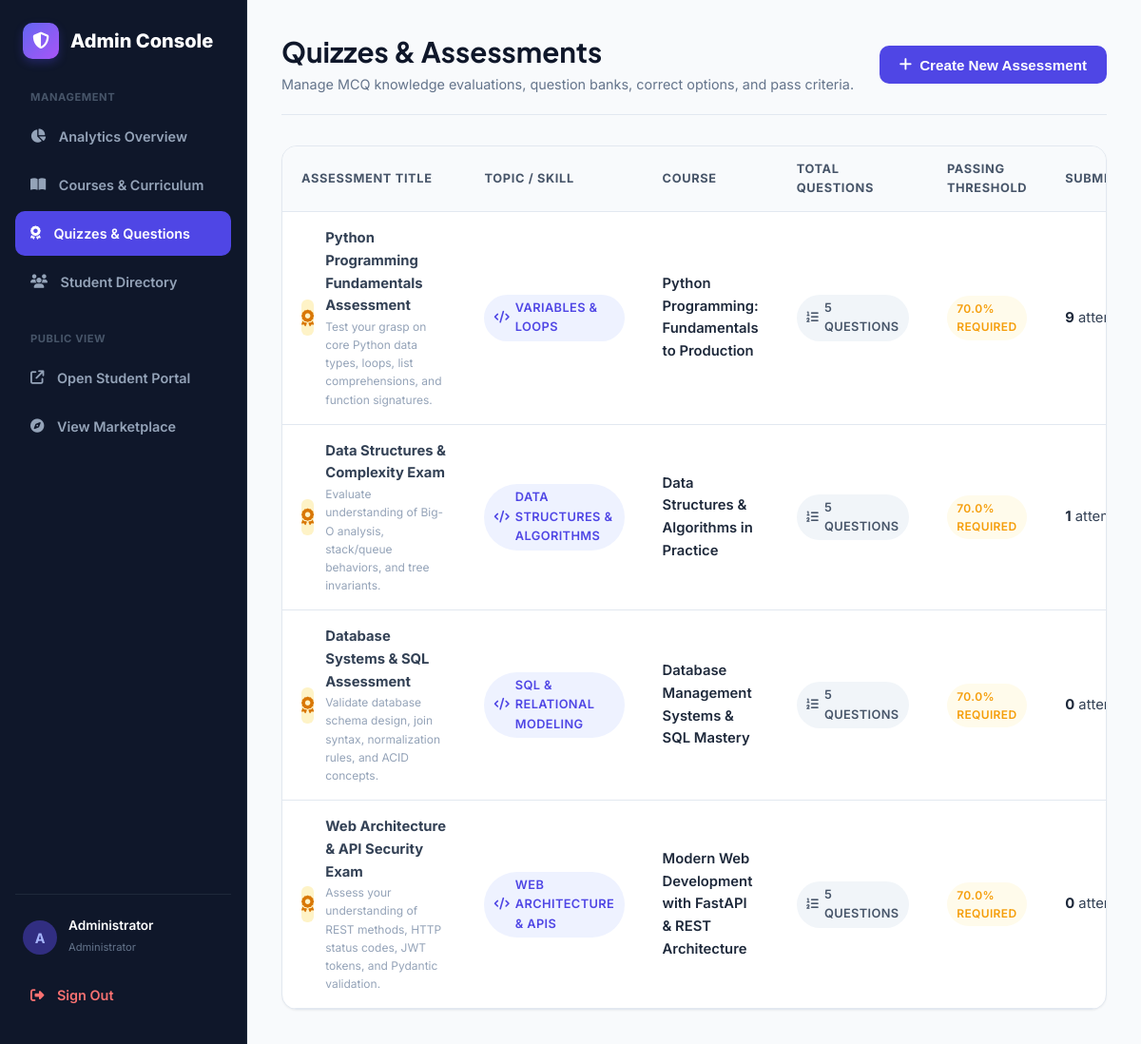
The page /admin/assessments (signed in) on the database its author committed.
### app/models/user.py (models this page shows, shortened)
class User(Base):
    __tablename__ = "users"
    id = Column(Integer, primary_key=True, index=True)
    name = Column(String(100), nullable=False)
    email = Column(String(150), unique=True, index=True, nullable=False)
    password_hash = Column(String(255), nullable=False)
    role = Column(String(20), default="student", nullable=False)  # student or admin
    avatar = Column(String(255), nullable=True)
    bio = Column(Text, nullable=True)
    preferred_resource_type = Column(String(50), default="Mixed", nullable=True)  # Video, Article, Practice, Mixed
    created_at = Column(DateTime, default=datetime.utcnow, nullable=False)
    enrollments = relationship("Enrollment", back_populates="user", cascade="all, delete-orphan")
    lesson_progress = relationship("LessonProgress", back_populates="user", cascade="all, delete-orphan")
    assessment_results = relationship("AssessmentResult", back_populates="user", cascade="all, delete-orphan")

### app/models/assessment.py (models this page shows, shortened)
class Assessment(Base):
    __tablename__ = "assessments"
    id = Column(Integer, primary_key=True, index=True)
    course_id = Column(Integer, ForeignKey("courses.id", ondelete="CASCADE"), nullable=False)
    title = Column(String(200), nullable=False)
    description = Column(Text, nullable=True)
    topic = Column(String(100), default="General", nullable=True)  # Variables, Loops, Functions, OOP, etc.
    pass_percentage = Column(Float, default=70.0, nullable=False)
    course = relationship("Course", back_populates="assessments")
    questions = relationship("Question", back_populates="assessment", cascade="all, delete-orphan", order_by="Question.id")
    results = relationship("AssessmentResult", back_populates="assessment", cascade="all, delete-orphan")

### app/models/course.py (models this page shows, shortened)
class Course(Base):
    __tablename__ = "courses"
    id = Column(Integer, primary_key=True, index=True)
    title = Column(String(200), nullable=False, index=True)
    description = Column(Text, nullable=False)
    category = Column(String(50), nullable=False, index=True)
    difficulty = Column(String(20), nullable=False)  # Beginner, Intermediate, Advanced
    duration = Column(String(50), default="6 hours", nullable=False)
    instructor = Column(String(100), nullable=False)
    thumbnail = Column(String(255), nullable=True)
    rating = Column(Float, default=4.8, nullable=False)
    learning_objectives = Column(Text, nullable=True)  # JSON string or newline separated
    published = Column(Boolean, default=True, nullable=False)
    created_at = Column(DateTime, default=datetime.utcnow, nullable=False)
    modules = relationship("Module", back_populates="course", cascade="all, delete-orphan", order_by="Module.order")
    enrollments = relationship("Enrollment", back_populates="course", cascade="all, delete-orphan")
    assessments = relationship("Assessment", back_populates="course", cascade="all, delete-orphan")

### app/routers/admin.py (the view)
@router.get("/assessments", response_class=HTMLResponse)
def admin_assessments_page(request: Request, db: Session = Depends(get_db)):
    admin_user = verify_admin_web(request, db)
    if not admin_user:
        return RedirectResponse(url="/login", status_code=status.HTTP_303_SEE_OTHER)
    assessments = db.query(Assessment).all()
    courses = db.query(Course).all()
    return render_template(
        request,
        "admin/assessments.html",
        {"user": admin_user, "assessments": assessments, "courses": courses}
    )

### app/templates/admin/assessments.html (shortened to what this page needs)
{% extends "admin/base_admin.html" %}
{% block admin_content %}
<div class="admin-header">
  <div>
    <h1 style="font-size: 1.85rem; color: var(--slate-900); margin-bottom: 0.25rem;">
      Quizzes & Assessments
    </h1>
    <p style="color: var(--slate-500); font-size: 0.9rem;">
      Manage MCQ knowledge evaluations, question banks, correct options, and pass criteria.
    </p>
  </div>
  <button type="button" class="btn btn-primary" data-modal-target="add-assessment-modal">
    <i class="fa-solid fa-plus"></i> Create New Assessment
  </button>
</div>
<div class="card" style="padding: 0; overflow: hidden;">
  <div class="table-responsive">
    <table class="table">
      <thead>
        <tr>
          <th>Assessment Title</th>
          <th>Topic / Skill</th>
          <th>Course</th>
          <th>Total Questions</th>
          <th>Passing Threshold</th>
          <th>Submissions</th>
        </tr>
      </thead>
      <tbody>
        {% for a in assessments %}
        <tr>
          <td>
            <div style="display: flex; align-items: center; gap: 0.75rem;">
              <div style="width: 38px; height: 38px; border-radius: var(--radius-sm); background: #fef3c7; color: #d97706; display: flex; align-items: center; justify-content: center; font-size: 1.1rem;">
                <i class="fa-solid fa-award"></i>
              </div>
              <div>
                <strong>{{ a.title }}</strong>
                {% if a.description %}<p style="font-size: 0.75rem; color: var(--slate-400);">{{ a.description }}</p>{% endif %}
              </div>
            </div>
          </td>
          <td>
            <span class="badge badge-primary" style="font-size: 0.8rem;">
              <i class="fa-solid fa-code"></i> {{ a.topic or 'General' }}
            </span>
          </td>
          <td>
            <a href="/courses/{{ a.course_id }}" target="_blank" style="font-weight: 600; color: var(--slate-800);">
              {{ a.course.title }}
            </a>
          </td>
          <td>
            <span class="badge badge-slate" style="font-size: 0.8rem;">
              <i class="fa-solid fa-list-ol"></i> {{ a.questions | length }} Questions
            </span>
          </td>
          <td>
            <span class="badge badge-warning">{{ a.pass_percentage }}% Required</span>
          </td>
          <td>
            <strong style="color: var(--slate-800);">{{ a.results | length }}</strong> attempts
          </td>
        </tr>
        {% endfor %}
      </tbody>
    </table>
  </div>
</div>
{% endblock %}

### app/templates/admin/base_admin.html (shortened to what this page needs)
<!DOCTYPE html>
<html lang="en">
<head>
  <link rel="stylesheet" href="https://cdnjs.cloudflare.com/ajax/libs/font-awesome/6.5.1/css/all.min.css">
  <link rel="stylesheet" href="/static/css/style.css">
</head>
<body>
<div class="admin-layout">
  <aside class="admin-sidebar">
    <a href="/admin/dashboard" class="admin-brand">
      <div class="brand-icon" style="background: linear-gradient(135deg, #6366f1, #a855f7);">
        <i class="fa-solid fa-shield-halved"></i>
      </div>
      <span>Admin Console</span>
    </a>
    <p style="font-size: 0.7rem; font-weight: 700; text-transform: uppercase; color: #475569; letter-spacing: 0.05em; padding: 0 1rem; margin-bottom: 0.5rem;">
      Management
    </p>
    <a href="/admin/dashboard" class="admin-nav-link {% if request.url.path == '/admin' or request.url.path == '/admin/dashboard' %}active{% endif %}">
      <i class="fa-solid fa-chart-pie"></i> Analytics Overview
    </a>
    <a href="/admin/courses" class="admin-nav-link {% if '/admin/courses' in request.url.path %}active{% endif %}">
      <i class="fa-solid fa-book-open"></i> Courses & Curriculum
    </a>
    <a href="/admin/assessments" class="admin-nav-link {% if '/admin/assessments' in request.url.path %}active{% endif %}">
      <i class="fa-solid fa-award"></i> Quizzes & Questions
    </a>
    <a href="/admin/students" class="admin-nav-link {% if '/admin/students' in request.url.path %}active{% endif %}">
      <i class="fa-solid fa-users"></i> Student Directory
    </a>
    <p style="font-size: 0.7rem; font-weight: 700; text-transform: uppercase; color: #475569; letter-spacing: 0.05em; padding: 0 1rem; margin-top: 1.5rem; margin-bottom: 0.5rem;">
      Public View
    </p>
    <a href="/" target="_blank" class="admin-nav-link">
      <i class="fa-solid fa-arrow-up-right-from-square"></i> Open Student Portal
    </a>
    <a href="/courses" target="_blank" class="admin-nav-link">
      <i class="fa-solid fa-compass"></i> View Marketplace
    </a>
    <div style="margin-top: auto; padding-top: 1.5rem; border-top: 1px solid #1e293b;">
      <div style="padding: 0 0.5rem 1rem; display: flex; align-items: center; gap: 0.75rem;">
        <div class="avatar-circle" style="background: #312e81; color: #a5b4fc; width: 36px; height: 36px;">
          A
        </div>
        <div>
          <p style="font-size: 0.85rem; font-weight: 600; color: white; line-height: 1.2;">{{ user.name }}</p>
          <span style="font-size: 0.7rem; color: #64748b;">Administrator</span>
        </div>
      </div>
      <a href="/logout" class="admin-nav-link" style="color: #f87171;">
        <i class="fa-solid fa-right-from-bracket"></i> Sign Out
      </a>
    </div>
  </aside>
  <main class="admin-main">
    {% block admin_content %}{% endblock %}
  </main>
</div>
</body>
</html>

### app/static/css/style.css (style rules this page uses)
:root { --primary: #4f46e5; --primary-hover: #4338ca; --primary-light: #eef2ff; --primary-dark: #3730a3; --secondary: #0ea5e9; --accent: #8b5cf6; --success: #10b981; --success-light: #ecfdf5; --warning: #f59e0b; --warning-light: #fffbeb; --danger: #ef4444; --danger-light: #fef2f2; --info: #3b82f6; --slate-50: #f8fafc; --slate-100: #f1f5f9; --slate-200: #e2e8f0; --slate-300: #cbd5e1; --slate-400: #94a3b8; --slate-500: #64748b; --slate-600: #475569; --slate-700: #334155; --slate-800: #1e293b; --slate-900: #0f172a; --bg-main: #f8fafc; --card-bg: #ffffff; --border-color: #e2e8f0; --text-main: #0f172a; --text-muted: #64748b; --font-heading: 'Plus Jakarta Sans', sans-serif; --font-body: 'Inter', sans-serif; --font-mono: 'Fira Code', monospace; --radius-sm: 6px; --radius-md: 10px; --radius-lg: 16px; --radius-full: 9999px; --shadow-sm: 0 1px 2px 0 rgba(0, 0, 0, 0.05); --shadow-md: 0 4px 6px -1px rgba(0, 0, 0, 0.07), 0 2px 4px -2px rgba(0, 0, 0, 0.05); --shadow-lg: 0 10px 15px -3px rgba(0, 0, 0, 0.08), 0 4px 6px -4px rgba(0, 0, 0, 0.05); --shadow-xl: 0 20px 25px -5px rgba(0, 0, 0, 0.1), 0 8px 10px -6px rgba(0, 0, 0, 0.05); --transition: all 0.2s cubic-bezier(0.16, 1, 0.3, 1); }
* { margin: 0; padding: 0; box-sizing: border-box; }
body { font-family: var(--font-body); background-color: var(--bg-main); color: var(--text-main); line-height: 1.6; -webkit-font-smoothing: antialiased; min-height: 100vh; display: flex; flex-direction: column; }
h1, h2, h3, h4, h5, h6 { font-family: var(--font-heading); color: var(--slate-900); line-height: 1.25; font-weight: 700; }
a { color: var(--primary); text-decoration: none; transition: var(--transition); }
.brand-icon { width: 38px; height: 38px; border-radius: var(--radius-md); background: linear-gradient(135deg, var(--primary), var(--accent)); color: white; display: flex; align-items: center; justify-content: center; font-size: 1.1rem; box-shadow: 0 4px 10px rgba(79, 70, 229, 0.3); }
.avatar-circle { width: 34px; height: 34px; border-radius: var(--radius-full); background: var(--primary-light); color: var(--primary); font-weight: 700; display: flex; align-items: center; justify-content: center; font-size: 0.9rem; }
.btn { display: inline-flex; align-items: center; justify-content: center; gap: 0.5rem; padding: 0.65rem 1.25rem; border-radius: var(--radius-md); font-weight: 600; font-size: 0.95rem; cursor: pointer; transition: var(--transition); border: 1px solid transparent; text-decoration: none; white-space: nowrap; }
.btn-primary { background: var(--primary); color: #ffffff; }
.card { background: var(--card-bg); border: 1px solid var(--border-color); border-radius: var(--radius-lg); padding: 1.5rem; box-shadow: var(--shadow-sm); transition: var(--transition); }
.badge { display: inline-flex; align-items: center; gap: 0.35rem; padding: 0.25rem 0.65rem; border-radius: var(--radius-full); font-size: 0.75rem; font-weight: 600; text-transform: uppercase; letter-spacing: 0.03em; }
.badge-primary { background: var(--primary-light); color: var(--primary); }
.badge-warning { background: var(--warning-light); color: var(--warning); }
.badge-slate { background: var(--slate-100); color: var(--slate-600); }
.table-responsive { width: 100%; overflow-x: auto; }
.table { width: 100%; border-collapse: collapse; text-align: left; }
.table th { padding: 0.85rem 1.25rem; background: var(--slate-50); color: var(--slate-600); font-size: 0.8rem; font-weight: 700; text-transform: uppercase; letter-spacing: 0.05em; border-bottom: 1px solid var(--border-color); }
.table td { padding: 1rem 1.25rem; border-bottom: 1px solid var(--border-color); font-size: 0.925rem; color: var(--slate-700); vertical-align: middle; }

### rows shown on the page
User: name "Administrator"
Assessment: title "Python Programming Fundamentals Assessment", description "Test your grasp on core Python data types, loops, list comprehensions, and function signatures.", topic "VARIABLES & LOOPS", course "Python Programming: Fundamentals to Production", questions|length "5", pass_percentage "70.0", results|length "9"
Assessment: title "Data Structures & Complexity Exam", description "Evaluate understanding of Big-O analysis, stack/queue behaviors, and tree invariants.", topic "DATA STRUCTURES & ALGORITHMS", course "Data Structures & Algorithms in Practice", questions|length "5", pass_percentage "70.0", results|length "1"
Assessment: title "Database Systems & SQL Assessment", description "Validate database schema design, join syntax, normalization rules, and ACID concepts.", topic "SQL & RELATIONAL MODELING", course "Database Management Systems & SQL Mastery", questions|length "5", pass_percentage "70.0", results|length "0"
Assessment: title "Web Architecture & API Security Exam", description "Assess your understanding of REST methods, HTTP status codes, JWT tokens, and Pydantic validation.", topic "WEB ARCHITECTURE & APIS", course "Modern Web Development with FastAPI & REST Architecture", questions|length "5", pass_percentage "70.0", results|length "0"
